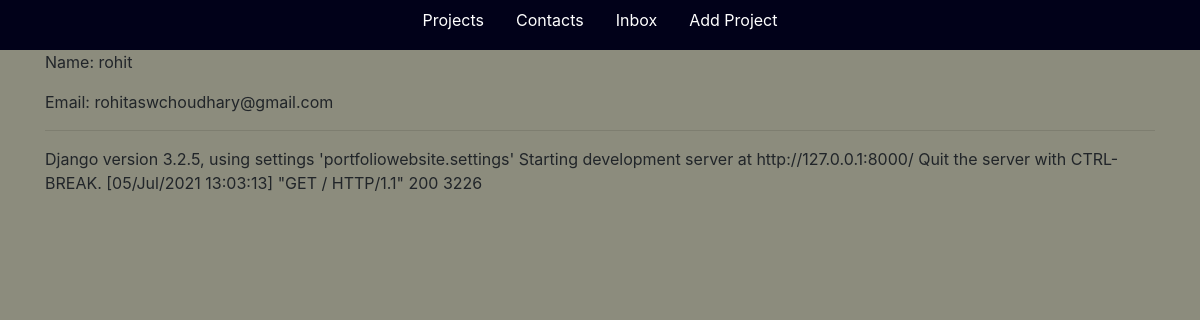
Screenshot of /message/bea0b6536d7841c1af3114942d303f9c/ (signed in) with the database file from the repository.
### base/models.py (models this page shows, shortened)
class Message(models.Model):
    name = models.CharField(max_length=200)
    email = models.CharField(max_length=200)
    subject = models.CharField(max_length=200)
    body = models.TextField()
    is_read = models.BooleanField(default=False)
    created = models.DateTimeField(auto_now_add=True)
    id = models.UUIDField(
        primary_key=True,
        unique=True,
        default=uuid.uuid4,
        editable=False)

### base/views.py (the view)
# urls.py: path('message/<str:pk>/', views.messagePage, name="message"),
def messagePage(request, pk):
    message = Message.objects.get(id=pk)
    message.is_read = True
    message.save()
    context = {'message': message}
    return render(request, 'base/message.html', context)

### base/templates/base/message.html
{% extends 'base/main.html' %}
{% load static %}
{% block content %}
<div class="container">
    <p>Name: {{message.name}}</p>
    <p>Email: {{message.email}}</p>
    <hr>
    <p>{{message.body}}</p>
</div>
{% endblock content %}

### static/styles/main.css (style rules this page uses)
body { background-color: rgb(140, 140, 125); justify-content: center; overflow-x: hidden; }

### rows the page displays
Message: name "rohit", email "rohitaswchoudhary@gmail.com", body "Django version 3.2.5, using settings 'portfoliowebsite.settings' Starting development server at http://127.0.0.1:8000/ Quit the server with CTRL-BREAK. [05/Jul/2021 13:03:13] \"GET / HTTP/1.1\" 200 3226"
